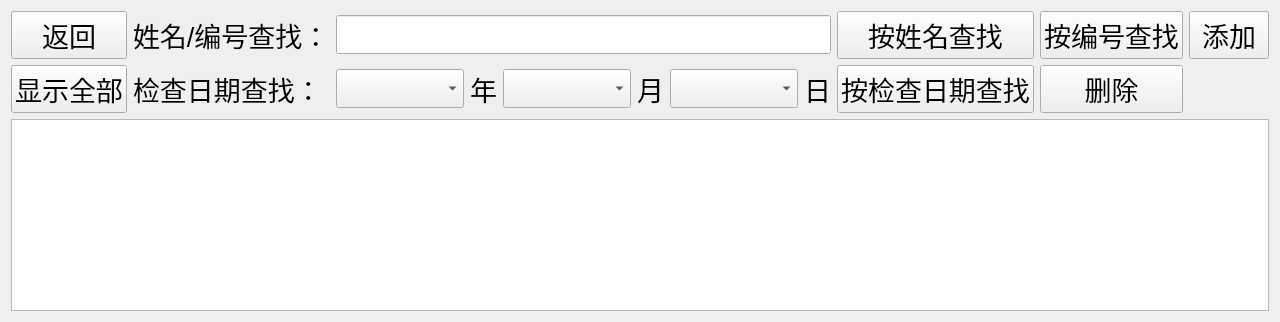
      <widget class="QWidget" name="pageArchive">
       <property name="font">
        <font>
         <pointsize>20</pointsize>
        </font>
       </property>
       <layout class="QGridLayout" name="gridLayout_6">
        <item row="0" column="0" colspan="2">
         <layout class="QGridLayout" name="gridLayout_5">
          <item row="1" column="3">
           <widget class="QLabel" name="label_29">
            <property name="text">
             <string>年</string>
            </property>
           </widget>
          </item>
          <item row="0" column="0">
           <widget class="QPushButton" name="btnBackFromArchive">
            <property name="text">
             <string>返回</string>
            </property>
           </widget>
          </item>
          <item row="1" column="1">
           <widget class="QLabel" name="label_15">
            <property name="text">
             <string>检查日期查找：</string>
            </property>
           </widget>
          </item>
          <item row="1" column="9">
           <widget class="QPushButton" name="btnDeleteSelected">
            <property name="text">
             <string>删除</string>
            </property>
           </widget>
          </item>
          <item row="0" column="1">
           <widget class="QLabel" name="label_4">
            <property name="text">
             <string>姓名/编号查找：</string>
            </property>
           </widget>
          </item>
          <item row="1" column="5">
           <widget class="QLabel" name="label_30">
            <property name="text">
             <string>月</string>
            </property>
           </widget>
          </item>
          <item row="0" column="10">
           <widget class="QPushButton" name="btnAdd">
            <property name="text">
             <string>添加</string>
            </property>
           </widget>
          </item>
          <item row="1" column="4">
           <widget class="QComboBox" name="comboMonth"/>
          </item>
          <item row="1" column="7">
           <widget class="QLabel" name="label_31">
            <property name="text">
             <string>日</string>
            </property>
           </widget>
          </item>
          <item row="0" column="8">
           <widget class="QPushButton" name="btnSearchName">
            <property name="text">
             <string>按姓名查找</string>
            </property>
           </widget>
          </item>
          <item row="1" column="0">
           <widget class="QPushButton" name="btnShowAll">
            <property name="text">
             <string>显示全部</string>
            </property>
           </widget>
          </item>
          <item row="2" column="0" colspan="11">
           <widget class="QTableWidget" name="table"/>
          </item>
          <item row="1" column="6">
           <widget class="QComboBox" name="comboDay"/>
          </item>
          <item row="0" column="2" colspan="6">
           <widget class="QLineEdit" name="editSearchKeyword"/>
          </item>
          <item row="0" column="9">
           <widget class="QPushButton" name="btnSearchID">
            <property name="text">
             <string>按编号查找</string>
            </property>
           </widget>
          </item>
          <item row="1" column="2">
           <widget class="QComboBox" name="comboYear"/>
          </item>
          <item row="1" column="8">
           <widget class="QPushButton" name="btnSearchDate">
            <property name="text">
             <string>按检查日期查找</string>
            </property>
           </widget>
          </item>
         </layout>
        </item>
       </layout>
      </widget>
